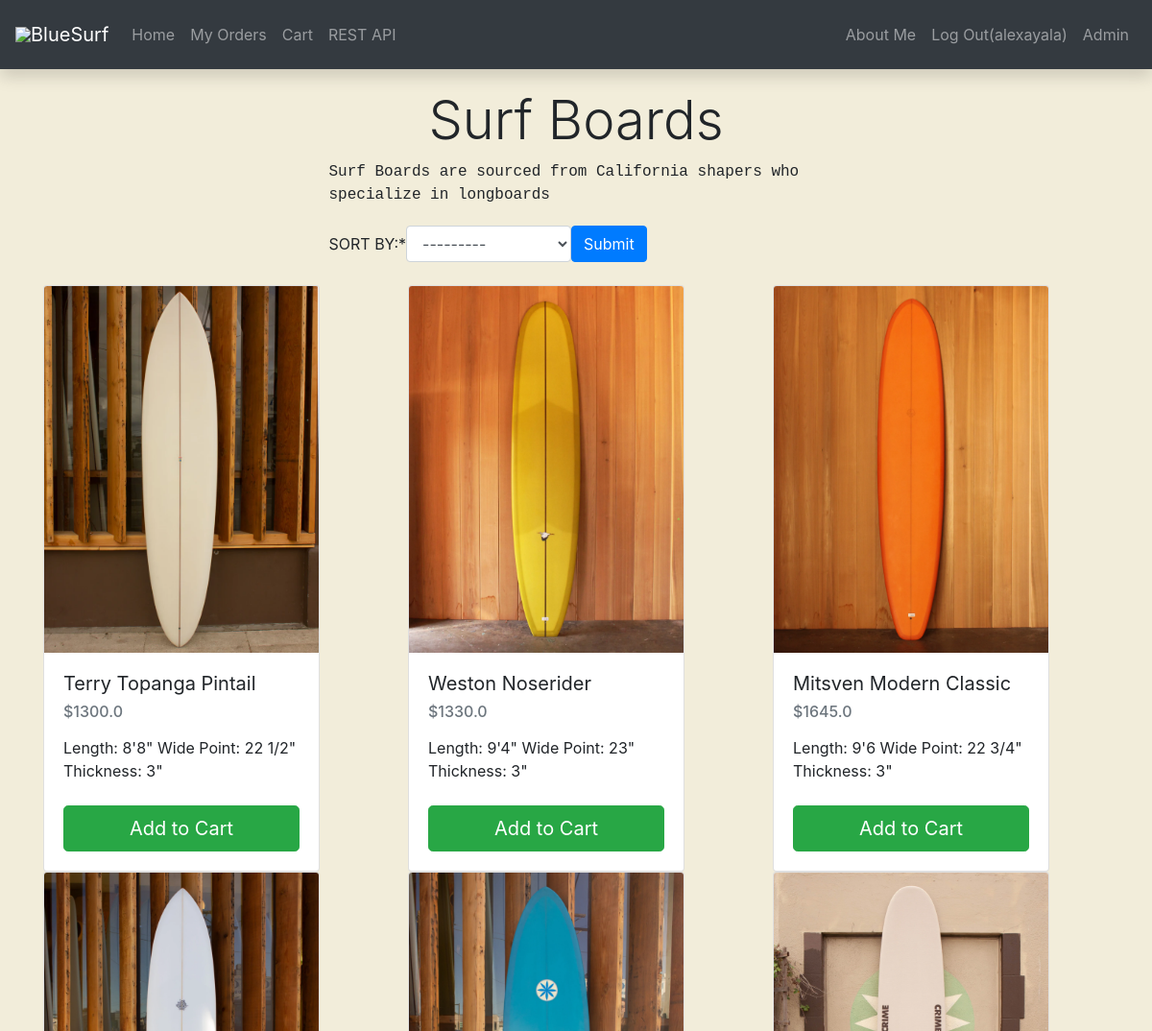
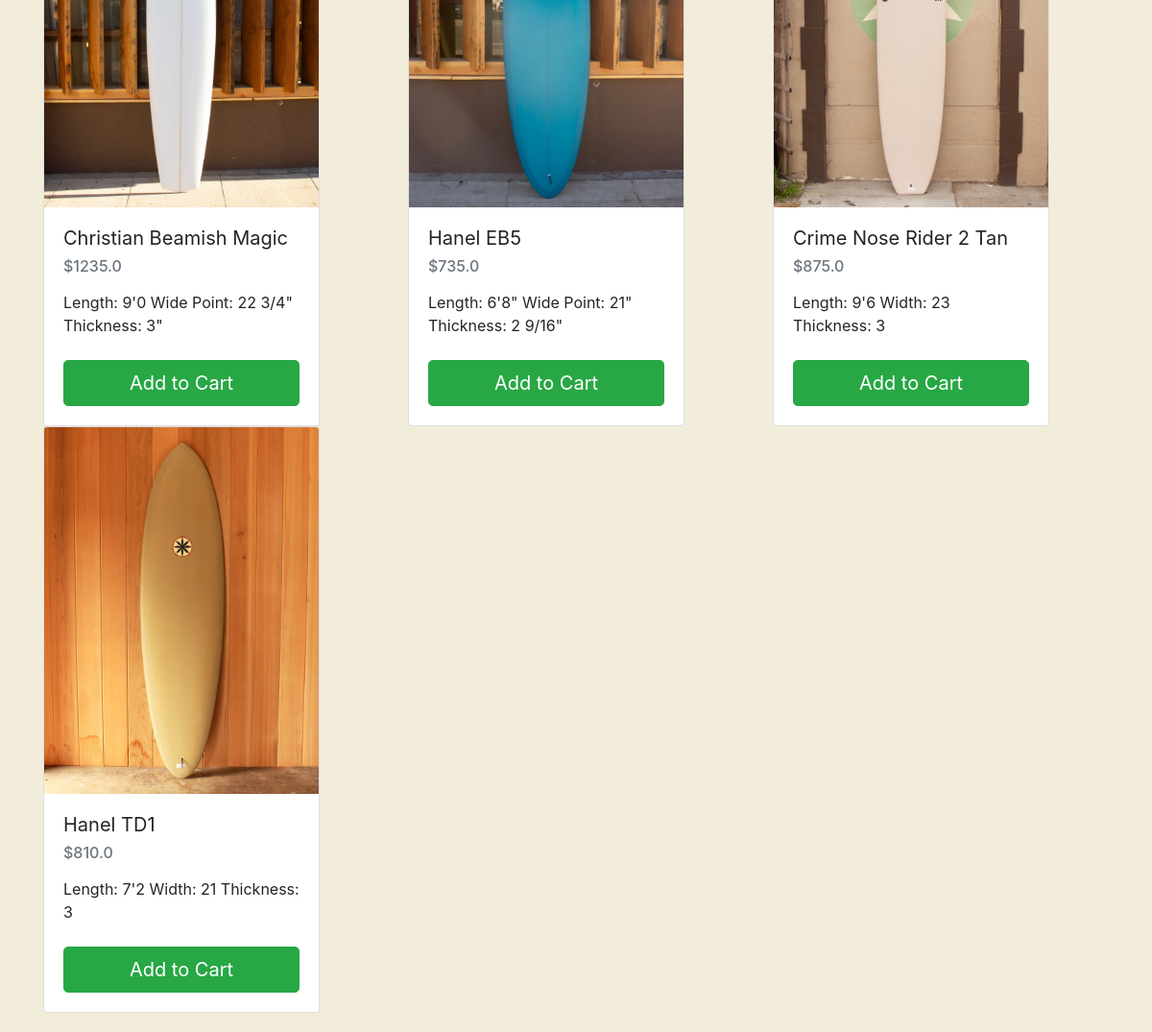
The app's page / (signed in) with its own data (2 pictures, top to bottom).
### home/models.py (models this page shows)
class sortCategory(models.Model):
    category = models.CharField(max_length = 128)
    def __str__(self):
        return self.category

class Product(models.Model):
    name = models.CharField(max_length=255)
    id = models.BigAutoField(primary_key=True)
    price = models.PositiveIntegerField()
    description = models.CharField(max_length=128)
    image = models.ImageField(upload_to=upload_to,blank=True,null=True)

### home/views.py (the view, shortened to what this page needs)
# urls.py: 2. Add a URL to urlpatterns:  path('', views.home, name='home')
def home(request):
    table_data = Product.objects.all()
    if(sortCategory.objects.count() == 0):
        sortCategory(category="Alphabetically").save()
        sortCategory(category="Price,low to high").save()
        sortCategory(category="Price,high to low").save()
    context={
            "table_data":table_data,
            "form":sortForm
    }
    return render(request,'homepage/home.html',context)

### templates/homepage/home.html (shortened to what this page needs)
<!DOCTYPE html>
<html>
    <head>
        {%load static%}
        {% include 'bootstrap.html'%}
        {% include 'nav.html'%}
        {% load cart_tag %}
        {% load mathfilters%}
        {% load crispy_forms_tags %}
        <link rel="stylesheet" href="{% static 'style1.css' %}">
    </head>
    <body>
          <div class="container">
            <div class="openingstatment" style = "margin:auto;width:50%;padding:20px;">
              <h2 class="display-4">Surf Boards</h2>
              <p class="text-monospace" > Surf Boards are sourced from California shapers who specialize in longboards  </p>
              <form class="form-inline" method="GET" >
                {{form | crispy}}
                <button type="submit" class="btn btn-primary my-1" value = "sort" >Submit</button>
              </form>
            </div>
            <div class="row">
              {%for item in table_data %}
              <div class="col">
                      <div class="card" style="width: 18rem;">
                          <img src="/media/{{item.image}}" class="card-img-top" alt="...">
                          <div class="card-body">
                            <h5 class="card-text font-weight-normal">{{item.name}}</h5>
                            {% with numerator=item.price denominator=100 %}
                              <h6 class="card-text text-muted">${{ numerator|div:denominator }}</h6>
                             {% endwith %}
                             <ul class="list-unstyled mt-3 mb-4">
                              <li class="card-text">{{item.description}}</li>
                             </ul>
                            <form class="form-inline">
                              <a class="align-self-end btn btn-lg btn-block btn-success" href="cart/add/{{item.id }}" > Add to Cart</a>
                            </form>
                          </div>
                      </div>
              </div>
              {% endfor %}
            </div>
          </div>
    </body>
</html>

### templates/nav.html (shortened to what this page needs)
<nav class="navbar navbar-expand-lg navbar-dark bg-dark shadow p-3 mb-0">
    <img src="https://img.icons8.com/color/48/000000/surfboard.png"/>
      <a class="navbar-brand" href="/">BlueSurf</a>
    <div class="collapse navbar-collapse" id="navbarSupportedContent">
      <ul class="navbar-nav mr-auto">
        <li class="nav-item">
            <a class="nav-link" href="/">Home</a>
        </li>
        <li class="nav-item">
            <a class="nav-link" href="/orders/">My Orders</a>
        </li>
        <li class="nav-item">
          <a class ="nav-link" href="/cart/cart-detail">
              Cart
          </a>
        <li class="nav-item">
          <a class="nav-link" href="/api/v1/" target="_blank">REST API</a>
          </li>
      </ul>
        <div class="navbar-collapse collapse order-3 dual-collapse2">
          <ul class="nav navbar-nav ml-auto">
            <li class="nav-item">
              <a class="nav-link" href="/about/">About Me</a>
            </li>
          {% if user.is_authenticated%}
          <li class="nav-item">
            <a class="nav-link" href="/logout" target="_blank">Log Out({{user.username}})</a>
          </li>
          {%else%}
          <li class="nav-item">
            <a class="nav-link" href="/login/">Login</a>
          </li>
          {%endif%}
          <li class="nav-item">
            <a class="nav-link" href="/admin" target="_blank">Admin</a>
          </li>
        </ul>
      </div>
    </div>
  </nav>

### static/style1.css (style rules this page uses)
.navbar { margin-bottom: 0px; }
body { background-color: #f2edda; margin-bottom: 20px; }
h2 { text-align: center; }

### records on screen
sortCategory: category "---------"
Product: image (picture), name "Terry Topanga Pintail", price|div "1300.0", description "Length: 8'8\" Wide Point: 22 1/2\" Thickness: 3\""
Product: image (picture), name "Weston Noserider", price|div "1330.0", description "Length: 9'4\" Wide Point: 23\" Thickness: 3\""
Product: image (picture), name "Mitsven Modern Classic", price|div "1645.0", description "Length: 9'6 Wide Point: 22 3/4\" Thickness: 3\""
Product: image (picture), name "Christian Beamish Magic", price|div "1235.0", description "Length: 9'0 Wide Point: 22 3/4\" Thickness: 3\""
Product: image (picture), name "Hanel EB5", price|div "735.0", description "Length: 6'8\" Wide Point: 21\" Thickness: 2 9/16\""
Product: image (picture), name "Crime Nose Rider 2 Tan", price|div "875.0", description "Length: 9'6 Width: 23 Thickness: 3"
Product: image (picture), name "Hanel TD1", price|div "810.0", description "Length: 7'2 Width: 21 Thickness: 3"

### other values on screen
{{ user.username }} "alexayala"
